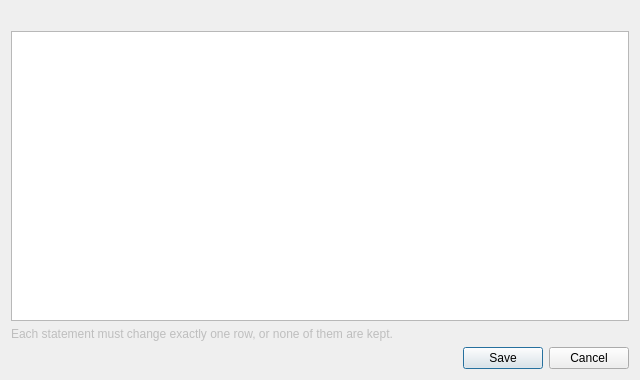
<?xml version="1.0" encoding="UTF-8"?>
<ui version="4.0">
 <class>SaveChangesDialog</class>
 <widget class="QDialog" name="SaveChangesDialog">
  <property name="geometry">
   <rect>
    <x>0</x>
    <y>0</y>
    <width>640</width>
    <height>380</height>
   </rect>
  </property>
  <property name="windowTitle">
   <string>Save Changes</string>
  </property>
  <layout class="QVBoxLayout" name="dialogLayout">
   <item>
    <widget class="QLabel" name="summary">
     <property name="wordWrap">
      <bool>true</bool>
     </property>
    </widget>
   </item>
   <item>
    <widget class="QPlainTextEdit" name="statements">
     <property name="readOnly">
      <bool>true</bool>
     </property>
     <property name="lineWrapMode">
      <enum>QPlainTextEdit::LineWrapMode::NoWrap</enum>
     </property>
    </widget>
   </item>
   <item>
    <widget class="QLabel" name="note">
     <property name="text">
      <string>Each statement must change exactly one row, or none of them are kept.</string>
     </property>
     <property name="wordWrap">
      <bool>true</bool>
     </property>
     <property name="enabled">
      <bool>false</bool>
     </property>
    </widget>
   </item>
   <item>
    <widget class="QDialogButtonBox" name="buttons">
     <property name="standardButtons">
      <set>QDialogButtonBox::StandardButton::Cancel|QDialogButtonBox::StandardButton::Save</set>
     </property>
    </widget>
   </item>
  </layout>
 </widget>
 <resources/>
 <connections/>
</ui>
